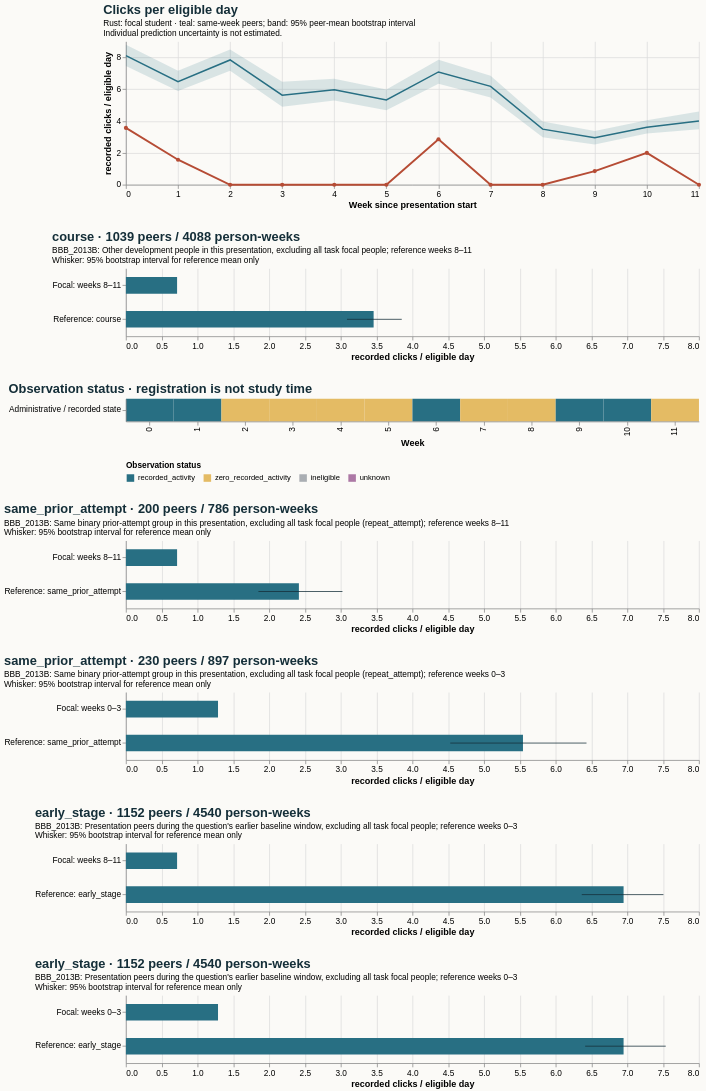

Describe this chart as a Vega-Lite specification.
### Vega-Lite specification from a JSON file in a GitHub repository (floating-point values rounded to 4 significant figures)
{"$schema": "https://vega.github.io/schema/vega-lite/v5.20.1.json", "config": {"axis": {"labelFontSize": 11, "titleFontSize": 12}, "background": "#fbfaf7", "font": "sans-serif", "title": {"anchor": "start", "color": "#142e38", "fontSize": 17, "subtitleFontSize": 11}, "view": {"continuousHeight": 300, "continuousWidth": 300, "stroke": null}}, "datasets": {"data-829c8b4d2eff3c693c51b71d454e9c6d": [{"hi": null, "lo": null, "series": "Focal: weeks 8–11", "value": 0.7143}, {"hi": 3.851, "lo": 3.086, "series": "Reference: course", "value": 3.458}], "data-852f391c4d761776c3a92888e689b3ca": [{"hi": null, "lo": null, "series": "Focal: weeks 0–3", "value": 1.286}, {"hi": 6.43, "lo": 4.528, "series": "Reference: same_prior_attempt", "value": 5.543}], "data-8e32d7ccefe747e82a3ba3f244f2c259": [{"end_day": 6, "focal_value": 3.571, "peer_ci_high": 8.793, "peer_ci_low": 7.457, "peer_mean": 8.112, "peer_observations": 1151, "peer_people": 1151, "reference": "course", "unit": "recorded clicks / eligible day", "week": 0}, {"end_day": 13, "focal_value": 1.571, "peer_ci_high": 7.153, "peer_ci_low": 5.881, "peer_mean": 6.478, "peer_observations": 1144, "peer_people": 1144, "reference": "course", "unit": "recorded clicks / eligible day", "week": 1}, {"end_day": 20, "focal_value": 0.0, "peer_ci_high": 8.492, "peer_ci_low": 7.166, "peer_mean": 7.84, "peer_observations": 1126, "peer_people": 1126, "reference": "course", "unit": "recorded clicks / eligible day", "week": 2}, {"end_day": 27, "focal_value": 0.0, "peer_ci_high": 6.471, "peer_ci_low": 4.898, "peer_mean": 5.624, "peer_observations": 1119, "peer_people": 1119, "reference": "course", "unit": "recorded clicks / eligible day", "week": 3}, {"end_day": 34, "focal_value": 0.0, "peer_ci_high": 6.651, "peer_ci_low": 5.291, "peer_mean": 5.963, "peer_observations": 1082, "peer_people": 1082, "reference": "course", "unit": "recorded clicks / eligible day", "week": 4}, {"end_day": 41, "focal_value": 0.0, "peer_ci_high": 5.985, "peer_ci_low": 4.676, "peer_mean": 5.327, "peer_observations": 1075, "peer_people": 1075, "reference": "course", "unit": "recorded clicks / eligible day", "week": 5}, {"end_day": 48, "focal_value": 2.857, "peer_ci_high": 7.852, "peer_ci_low": 6.342, "peer_mean": 7.085, "peer_observations": 1065, "peer_people": 1065, "reference": "course", "unit": "recorded clicks / eligible day", "week": 6}, {"end_day": 55, "focal_value": 0.0, "peer_ci_high": 6.851, "peer_ci_low": 5.48, "peer_mean": 6.182, "peer_observations": 1049, "peer_people": 1049, "reference": "course", "unit": "recorded clicks / eligible day", "week": 7}, {"end_day": 62, "focal_value": 0.0, "peer_ci_high": 3.966, "peer_ci_low": 2.988, "peer_mean": 3.491, "peer_observations": 1039, "peer_people": 1039, "reference": "course", "unit": "recorded clicks / eligible day", "week": 8}, {"end_day": 69, "focal_value": 0.8571, "peer_ci_high": 3.383, "peer_ci_low": 2.533, "peer_mean": 2.947, "peer_observations": 1022, "peer_people": 1022, "reference": "course", "unit": "recorded clicks / eligible day", "week": 9}, {"end_day": 76, "focal_value": 2.0, "peer_ci_high": 4.051, "peer_ci_low": 3.226, "peer_mean": 3.615, "peer_observations": 1016, "peer_people": 1016, "reference": "course", "unit": "recorded clicks / eligible day", "week": 10}, {"end_day": 83, "focal_value": 0.0, "peer_ci_high": 4.607, "peer_ci_low": 3.493, "peer_mean": 4.0, "peer_observations": 1011, "peer_people": 1011, "reference": "course", "unit": "recorded clicks / eligible day", "week": 11}], "data-c3ed8b85ea98ed74058c472bd0c8d7f4": [{"hi": null, "lo": null, "series": "Focal: weeks 0–3", "value": 1.286}, {"hi": 7.536, "lo": 6.411, "series": "Reference: early_stage", "value": 6.948}], "data-ca1c19e9952f1ccaa75afbb3ee15033e": [{"hi": null, "lo": null, "series": "Focal: weeks 8–11", "value": 0.7143}, {"hi": 3.023, "lo": 1.85, "series": "Reference: same_prior_attempt", "value": 2.415}], "data-e6abc6c71536b4b30447add2f3b65857": [{"eligible_days": 7.0, "end_day": 6, "logging_completeness": "unknown", "observation_status": "recorded_activity", "row": "Administrative / recorded state", "score_status": "withheld_release_time_unknown", "start_day": 0, "value": 3.571, "week": 0}, {"eligible_days": 7.0, "end_day": 13, "logging_completeness": "unknown", "observation_status": "recorded_activity", "row": "Administrative / recorded state", "score_status": "withheld_release_time_unknown", "start_day": 7, "value": 1.571, "week": 1}, {"eligible_days": 7.0, "end_day": 20, "logging_completeness": "unknown", "observation_status": "zero_recorded_activity", "row": "Administrative / recorded state", "score_status": "withheld_release_time_unknown", "start_day": 14, "value": 0.0, "week": 2}, {"eligible_days": 7.0, "end_day": 27, "logging_completeness": "unknown", "observation_status": "zero_recorded_activity", "row": "Administrative / recorded state", "score_status": "withheld_release_time_unknown", "start_day": 21, "value": 0.0, "week": 3}, {"eligible_days": 7.0, "end_day": 34, "logging_completeness": "unknown", "observation_status": "zero_recorded_activity", "row": "Administrative / recorded state", "score_status": "withheld_release_time_unknown", "start_day": 28, "value": 0.0, "week": 4}, {"eligible_days": 7.0, "end_day": 41, "logging_completeness": "unknown", "observation_status": "zero_recorded_activity", "row": "Administrative / recorded state", "score_status": "withheld_release_time_unknown", "start_day": 35, "value": 0.0, "week": 5}, {"eligible_days": 7.0, "end_day": 48, "logging_completeness": "unknown", "observation_status": "recorded_activity", "row": "Administrative / recorded state", "score_status": "withheld_release_time_unknown", "start_day": 42, "value": 2.857, "week": 6}, {"eligible_days": 7.0, "end_day": 55, "logging_completeness": "unknown", "observation_status": "zero_recorded_activity", "row": "Administrative / recorded state", "score_status": "withheld_release_time_unknown", "start_day": 49, "value": 0.0, "week": 7}, {"eligible_days": 7.0, "end_day": 62, "logging_completeness": "unknown", "observation_status": "zero_recorded_activity", "row": "Administrative / recorded state", "score_status": "withheld_release_time_unknown", "start_day": 56, "value": 0.0, "week": 8}, {"eligible_days": 7.0, "end_day": 69, "logging_completeness": "unknown", "observation_status": "recorded_activity", "row": "Administrative / recorded state", "score_status": "withheld_release_time_unknown", "start_day": 63, "value": 0.8571, "week": 9}, {"eligible_days": 7.0, "end_day": 76, "logging_completeness": "unknown", "observation_status": "recorded_activity", "row": "Administrative / recorded state", "score_status": "withheld_release_time_unknown", "start_day": 70, "value": 2.0, "week": 10}, {"eligible_days": 7.0, "end_day": 83, "logging_completeness": "unknown", "observation_status": "zero_recorded_activity", "row": "Administrative / recorded state", "score_status": "withheld_release_time_unknown", "start_day": 77, "value": 0.0, "week": 11}], "data-ef1119a75d82b09b0bf68ccaca20c9f9": [{"hi": null, "lo": null, "series": "Focal: weeks 8–11", "value": 0.7143}, {"hi": 7.504, "lo": 6.364, "series": "Reference: early_stage", "value": 6.948}]}, "resolve": {"scale": {"color": "independent"}}, "spacing": 28, "vconcat": [{"data": {"name": "data-8e32d7ccefe747e82a3ba3f244f2c259"}, "height": 190, "layer": [{"encoding": {"x": {"axis": {"tickMinStep": 1}, "field": "week", "title": "Week since presentation start", "type": "quantitative"}, "y": {"field": "peer_ci_low", "scale": {"zero": true}, "title": "recorded clicks / eligible day", "type": "quantitative"}, "y2": {"field": "peer_ci_high"}}, "mark": {"color": "#286f83", "opacity": 0.16, "type": "area"}}, {"encoding": {"tooltip": [{"field": "week", "type": "quantitative"}, {"field": "peer_mean", "type": "quantitative"}, {"field": "peer_people", "type": "quantitative"}, {"field": "peer_observations", "type": "quantitative"}], "x": {"field": "week", "type": "quantitative"}, "y": {"field": "peer_mean", "type": "quantitative"}}, "mark": {"color": "#286f83", "strokeWidth": 2, "type": "line"}}, {"encoding": {"tooltip": [{"field": "week", "type": "quantitative"}, {"field": "focal_value", "type": "quantitative"}], "x": {"field": "week", "type": "quantitative"}, "y": {"field": "focal_value", "type": "quantitative"}}, "mark": {"color": "#b64c35", "point": {"color": "#b64c35"}, "strokeWidth": 2.5, "type": "line"}}], "title": {"subtitle": ["Rust: focal student · teal: same-week peers; band: 95% peer-mean bootstrap interval", "Individual prediction uncertainty is not estimated."], "text": "Clicks per eligible day"}, "width": 760}, {"data": {"name": "data-829c8b4d2eff3c693c51b71d454e9c6d"}, "height": 90, "layer": [{"encoding": {"x": {"field": "value", "scale": {"domain": [0, 7.913], "zero": true}, "title": "recorded clicks / eligible day", "type": "quantitative"}, "y": {"field": "series", "sort": null, "title": null, "type": "nominal"}}, "mark": {"color": "#286f83", "size": 22, "type": "bar"}}, {"encoding": {"x": {"field": "lo", "type": "quantitative"}, "x2": {"field": "hi"}, "y": {"field": "series", "sort": null, "title": null, "type": "nominal"}}, "mark": {"color": "#142e38", "type": "rule"}}], "title": {"subtitle": ["BBB_2013B: Other development people in this presentation, excluding all task focal people; reference weeks 8–11", "Whisker: 95% bootstrap interval for reference mean only"], "text": "course · 1039 peers / 4088 person-weeks"}, "width": 760}, {"data": {"name": "data-e6abc6c71536b4b30447add2f3b65857"}, "encoding": {"color": {"field": "observation_status", "legend": {"labelLimit": 260, "orient": "bottom"}, "scale": {"domain": ["recorded_activity", "zero_recorded_activity", "ineligible", "unknown"], "range": ["#286f83", "#e4bb64", "#aaaeb3", "#ac78a5"]}, "title": "Observation status", "type": "nominal"}, "tooltip": [{"field": "week", "type": "quantitative"}, {"field": "eligible_days", "type": "quantitative"}, {"field": "observation_status", "type": "nominal"}, {"field": "logging_completeness", "type": "nominal"}], "x": {"field": "week", "title": "Week", "type": "ordinal"}, "y": {"field": "row", "title": null, "type": "nominal"}}, "height": 30, "mark": {"type": "rect"}, "title": "Observation status · registration is not study time", "width": 760}, {"data": {"name": "data-ca1c19e9952f1ccaa75afbb3ee15033e"}, "height": 90, "layer": [{"encoding": {"x": {"field": "value", "scale": {"domain": [0, 7.913], "zero": true}, "title": "recorded clicks / eligible day", "type": "quantitative"}, "y": {"field": "series", "sort": null, "title": null, "type": "nominal"}}, "mark": {"color": "#286f83", "size": 22, "type": "bar"}}, {"encoding": {"x": {"field": "lo", "type": "quantitative"}, "x2": {"field": "hi"}, "y": {"field": "series", "sort": null, "title": null, "type": "nominal"}}, "mark": {"color": "#142e38", "type": "rule"}}], "title": {"subtitle": ["BBB_2013B: Same binary prior-attempt group in this presentation, excluding all task focal people (repeat_attempt); reference weeks 8–11", "Whisker: 95% bootstrap interval for reference mean only"], "text": "same_prior_attempt · 200 peers / 786 person-weeks"}, "width": 760}, {"data": {"name": "data-852f391c4d761776c3a92888e689b3ca"}, "height": 90, "layer": [{"encoding": {"x": {"field": "value", "scale": {"domain": [0, 7.913], "zero": true}, "title": "recorded clicks / eligible day", "type": "quantitative"}, "y": {"field": "series", "sort": null, "title": null, "type": "nominal"}}, "mark": {"color": "#286f83", "size": 22, "type": "bar"}}, {"encoding": {"x": {"field": "lo", "type": "quantitative"}, "x2": {"field": "hi"}, "y": {"field": "series", "sort": null, "title": null, "type": "nominal"}}, "mark": {"color": "#142e38", "type": "rule"}}], "title": {"subtitle": ["BBB_2013B: Same binary prior-attempt group in this presentation, excluding all task focal people (repeat_attempt); reference weeks 0–3", "Whisker: 95% bootstrap interval for reference mean only"], "text": "same_prior_attempt · 230 peers / 897 person-weeks"}, "width": 760}, {"data": {"name": "data-ef1119a75d82b09b0bf68ccaca20c9f9"}, "height": 90, "layer": [{"encoding": {"x": {"field": "value", "scale": {"domain": [0, 7.913], "zero": true}, "title": "recorded clicks / eligible day", "type": "quantitative"}, "y": {"field": "series", "sort": null, "title": null, "type": "nominal"}}, "mark": {"color": "#286f83", "size": 22, "type": "bar"}}, {"encoding": {"x": {"field": "lo", "type": "quantitative"}, "x2": {"field": "hi"}, "y": {"field": "series", "sort": null, "title": null, "type": "nominal"}}, "mark": {"color": "#142e38", "type": "rule"}}], "title": {"subtitle": ["BBB_2013B: Presentation peers during the question's earlier baseline window, excluding all task focal people; reference weeks 0–3", "Whisker: 95% bootstrap interval for reference mean only"], "text": "early_stage · 1152 peers / 4540 person-weeks"}, "width": 760}, {"data": {"name": "data-c3ed8b85ea98ed74058c472bd0c8d7f4"}, "height": 90, "layer": [{"encoding": {"x": {"field": "value", "scale": {"domain": [0, 7.913], "zero": true}, "title": "recorded clicks / eligible day", "type": "quantitative"}, "y": {"field": "series", "sort": null, "title": null, "type": "nominal"}}, "mark": {"color": "#286f83", "size": 22, "type": "bar"}}, {"encoding": {"x": {"field": "lo", "type": "quantitative"}, "x2": {"field": "hi"}, "y": {"field": "series", "sort": null, "title": null, "type": "nominal"}}, "mark": {"color": "#142e38", "type": "rule"}}], "title": {"subtitle": ["BBB_2013B: Presentation peers during the question's earlier baseline window, excluding all task focal people; reference weeks 0–3", "Whisker: 95% bootstrap interval for reference mean only"], "text": "early_stage · 1152 peers / 4540 person-weeks"}, "width": 760}]}
